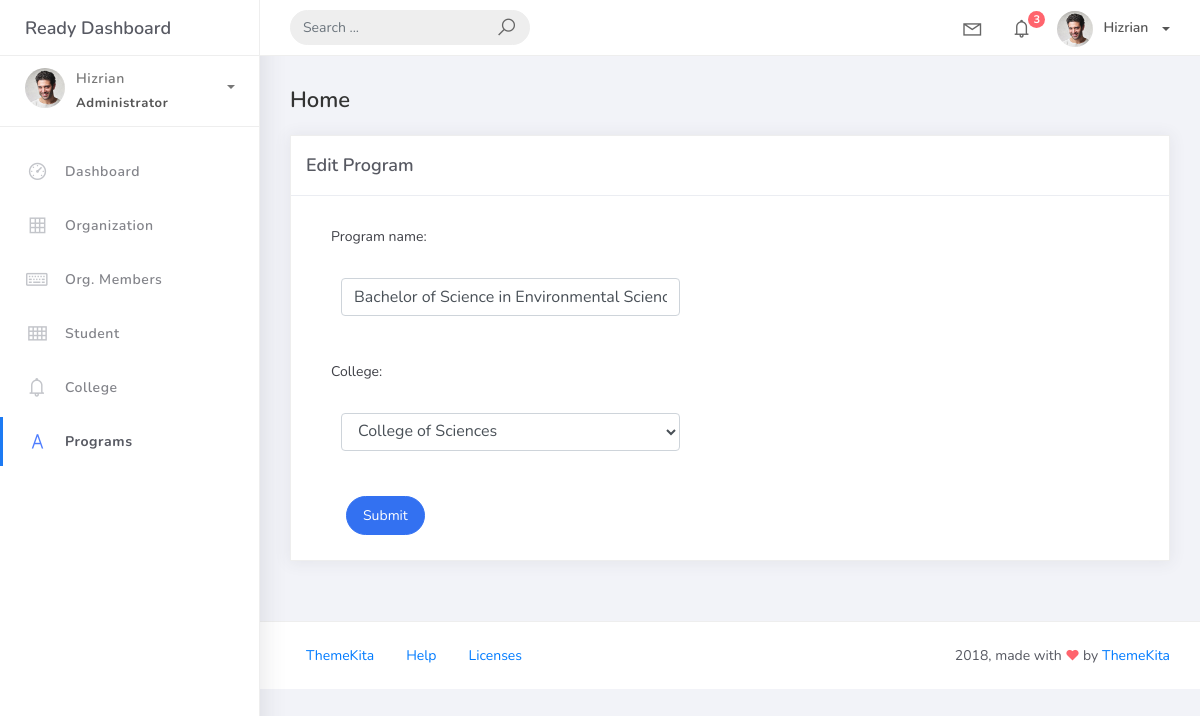
/program_list/3, run on an earlier commit of the app's database.
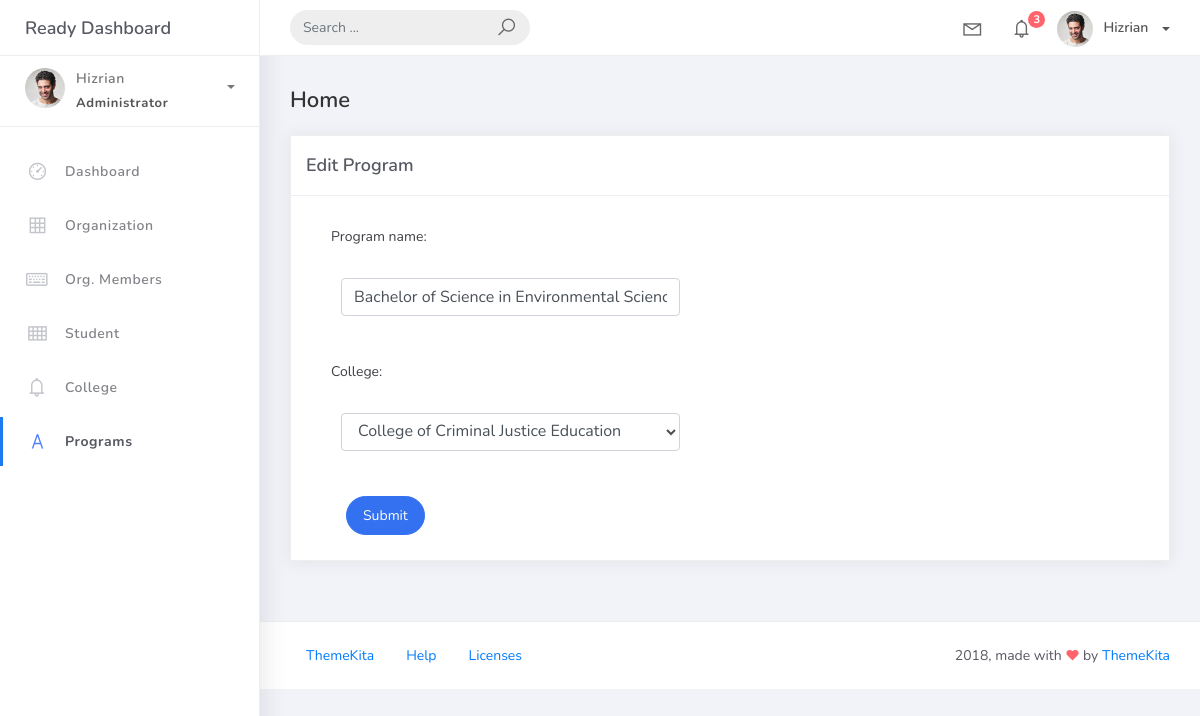
And on a later commit of the database.
### studentorg/models.py (models this page shows, shortened)
class BaseModel (models.Model ):
    create_at = models.DateTimeField(auto_now_add=True, db_index=True)
    updated_at = models.DateTimeField(auto_now=True)
    class Meta:
        abstract = True

class Program(BaseModel):
    program_name = models.CharField(max_length=150)
    college = models.ForeignKey(College, on_delete=models.CASCADE)

### studentorg/views.py (the view)
# urls.py: path('program_list/<pk>', views.ProgramUpdateView.as_view(), name='program-update'),
class ProgramUpdateView(UpdateView):
    model = Program
    form_class = ProgramForm
    template_name = 'program_edit.html'
    success_url = reverse_lazy('program-list')

### studentorg/forms.py
class ProgramForm(ModelForm):
     class Meta:
        model = Program
        fields = "__all__"

### studentorg/models.py (called while the page is built)
    def __str__(self):
        return self.college_name

### templates/program_edit.html
{% extends 'base.html' %} {% load static %} {% block content %}
<div class="content">
    <div class="container-fluid">
        <h4 class="page-title">Home</h4>
        <div class="row">
            <div class="col-md-12">
                <div class="card">
                    <div class="card-header">
                        <div class="card-title">Edit Program</div>
                    </div>
                    <div class="col-md-6">
                        <div class="card-body">
                            <form class="" action="" method="post" novalidate>
                                {% csrf_token %} {% include 'includes/form.html' %}
                                <div class="form-group">
                                    <div class="col-md-12 col-sm-3">
                                        <button type="submit" class="btn btn-primary btn-rounded">Submit</button>
                                    </div>
                                </div>
                            </form>
                        </div>
                    </div>
                </div>
            </div>
        </div>
    </div>
</div>
{% endblock %}

### templates/includes/form.html (shortened to what this page needs)
{% load widget_tweaks %}
 {% for field in form %}
 <div class="field item form-group">
        <label>{{ field.label_tag }}</label>
    <div class="form-group">
        {% render_field field class="form-control" %}
    </div>
 </div>
 {%  endfor %}

What changed in the data, as far as the page shows it:
changed Program "Bachelor of Science in Environmental Science": college "College of Sciences" → "College of Criminal Justice Education"
